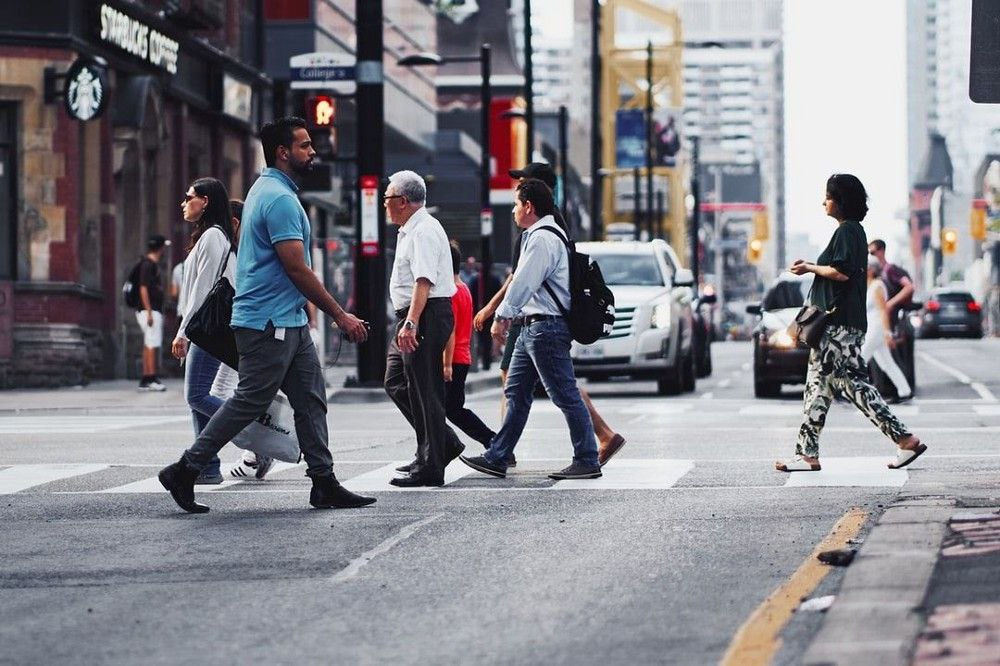
#> input picture img.jpeg, 1000 x 666 px
$ jupyter execute 'Object Detection.ipynb'   (shell and % lines are left out)
#> lines starting #> are read from the running program, lines starting #| are printed output that depends on the picture; after the words box and inside, x2 and y2 are one past the last pixel; in counts of white or black regions, pixels touching at a corner belong together
# import libraries

[cell 1]
import cv2
import imutils

#  Initializing the HOG person " detector "

[cell 2]
hog = cv2.HOGDescriptor()
hog.setSVMDetector(cv2.HOGDescriptor_getDefaultPeopleDetector())

#  Reading the Image

[cell 3]
image = cv2.imread('img.jpeg')
#> image is the input picture: shape (666, 1000, 3); mean B, G, R 135.7, 128.9, 130.1

# Resizing the Image

[cell 4]
image = imutils.resize(image,width=min(400, image.shape[1]))
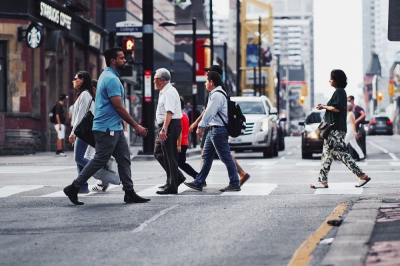
#> image: shape (266, 400, 3); mean B, G, R 135.7, 128.9, 130.1

# Show image

[cell 5]
cv2.imshow('people.jpeg',image)

[cell 6]
image

# Detecting all the regions

[cell 7]
(regions, _) = hog.detectMultiScale(image,
                                    winStride=(4, 4),
                                    padding=(4, 4),
                                    scale=1.05)
#> regions = [[45, 62, 74, 148], [133, 58, 76, 152], [295, 48, 85, 170], [173, 45, 87, 174], [71, 51, 85, 171]]

# Drawing the regions in the Image

[cell 8]
for (x, y, w, h) in regions:
    cv2.rectangle(image, (x, y),
                 (x + w, y + h),
                 (0, 0, 255), 2)
#> this loop made 5 passes
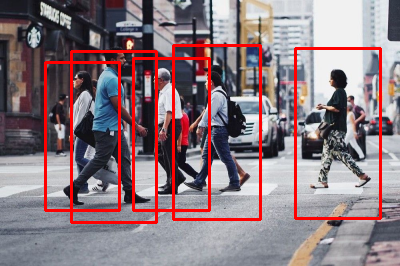
#> image: shape (266, 400, 3); 6.82% of pixels changed, all inside (x1, y1, x2, y2) = (44, 44, 382, 224)
